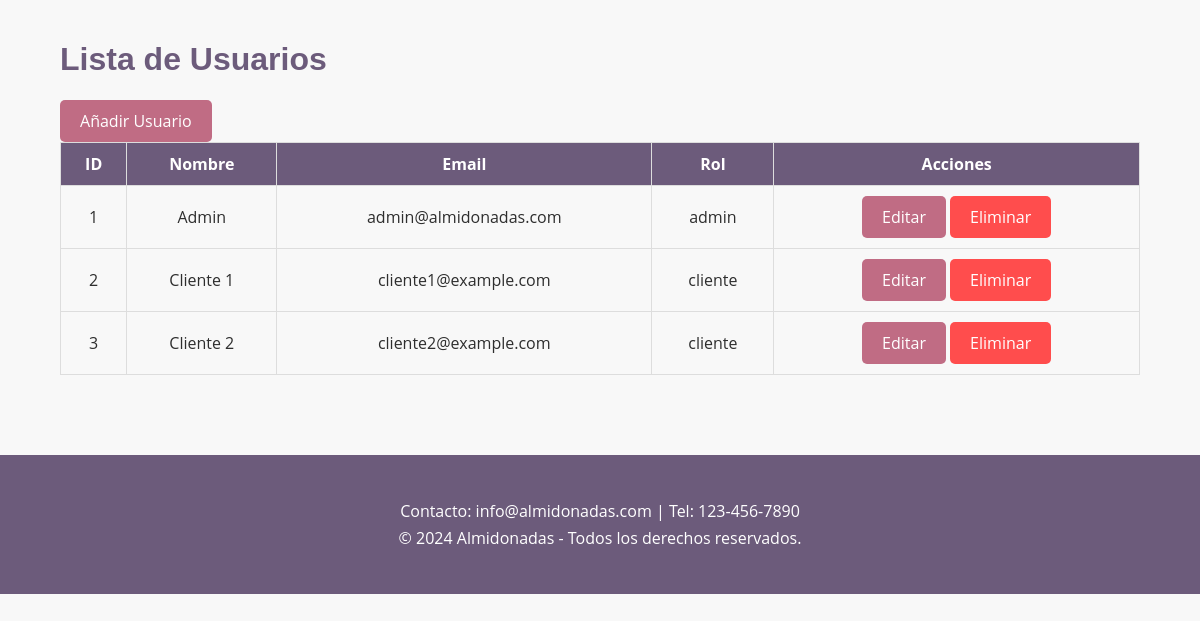
The app's page /admin/usuarios/list.php (signed in) with its own data.
### tables this page shows
CREATE TABLE Usuarios (
    id INT AUTO_INCREMENT PRIMARY KEY,
    nombre VARCHAR(100) NOT NULL,
    email VARCHAR(100) NOT NULL UNIQUE,
    password VARCHAR(255) NOT NULL,
    role ENUM('admin', 'cliente') NOT NULL,
    fecha_registro TIMESTAMP DEFAULT CURRENT_TIMESTAMP
);

### admin/usuarios/list.php (the view, shortened to what this page needs)
<?php
include '../../includes/conexion.php';
$stmt = $conn->query("SELECT * FROM Usuarios");
$usuarios = $stmt->fetchAll(PDO::FETCH_ASSOC);
?>
<!DOCTYPE html>
<html lang="es">
<head>
    <link rel="stylesheet" href="../../assets/css/styles.css">
</head>
<body>
    <div class="container">
        <h1>Lista de Usuarios</h1>
        <a href="add.php" class="btn">Añadir Usuario</a>
        <table>
            <thead>
                <tr>
                    <th>ID</th>
                    <th>Nombre</th>
                    <th>Email</th>
                    <th>Rol</th>
                    <th>Acciones</th>
                </tr>
            </thead>
            <tbody>
                <?php foreach ($usuarios as $usuario): ?>
                    <tr>
                        <td><?php echo $usuario['id']; ?></td>
                        <td><?php echo $usuario['nombre']; ?></td>
                        <td><?php echo $usuario['email']; ?></td>
                        <td><?php echo $usuario['role']; ?></td>
                        <td>
                            <a href="edit.php?id=<?php echo $usuario['id']; ?>" class="btn">Editar</a>
                            <a href="delete.php?id=<?php echo $usuario['id']; ?>" class="btn btn-danger" onclick="return confirm('¿Estás seguro?')">Eliminar</a>
                        </td>
                    </tr>
                <?php endforeach; ?>
            </tbody>
        </table>
    </div>
    <?php include '../../templates/footer.php'; ?>
</body>
</html>

### assets/css/styles.css (style rules this page uses)
body { font-family: "Open Sans", sans-serif; margin: 0; padding: 0; background-color: #f8f8f8; color: #2e2e2e; }
.container { width: 90%; max-width: 1200px; margin: 0 auto; padding: 20px; }
h1, h2, h3 { font-family: "Poppins", sans-serif; color: #6c5b7b; }
.btn { display: inline-block; padding: 10px 20px; background-color: #c06c84; color: white; text-decoration: none; border-radius: 5px; transition: background-color 0.3s ease; }
.btn-danger { background-color: #ff4d4d; }
table { width: 100%; border-collapse: collapse; margin-bottom: 20px; }
table th, table td { padding: 10px; border: 1px solid #ddd; text-align: center; }
table th { background-color: #6c5b7b; color: white; }

### records on screen
usuarios: id "1", nombre "Admin", email "admin@almidonadas.com", role "admin"
usuarios: id "2", nombre "Cliente 1", email "cliente1@example.com", role "cliente"
usuarios: id "3", nombre "Cliente 2", email "cliente2@example.com", role "cliente"
